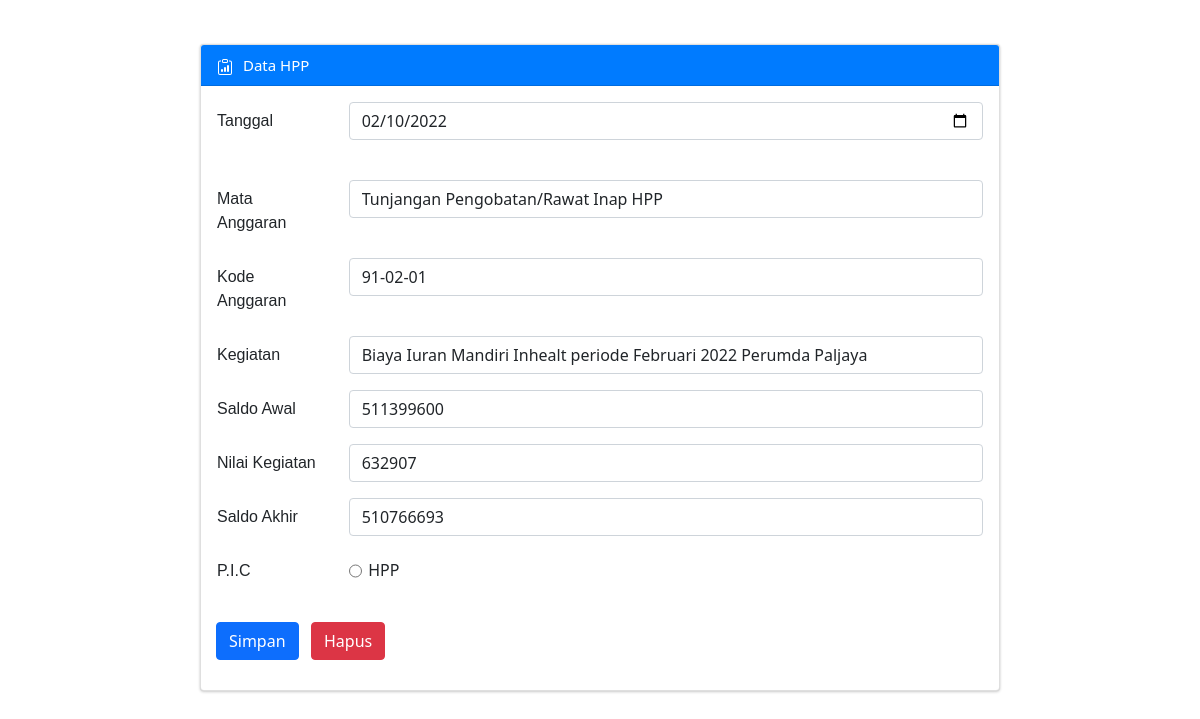
/pages/user/inputdatahpp.php?op=edit&id=24 (signed in), run on the app's committed database.
### tables this page shows
CREATE TABLE `input` (
  `id` int(40) NOT NULL,
  `tanggal` date NOT NULL,
  `mataanggaran` varchar(250) NOT NULL,
  `kodeanggaran` varchar(250) NOT NULL,
  `nilaikegiatan` varchar(250) NOT NULL,
  `kegiatan` varchar(1000) NOT NULL,
  `saldoawal` varchar(250) NOT NULL,
  `saldoakhir` varchar(250) NOT NULL,
  `pic` enum('HPP','Umum') NOT NULL
);

### pages/user/inputdatahpp.php (the view, shortened to what this page needs)
<?php
$host       = "localhost";
$user       = "root";
$pass       = "";
$db         = "sistem";
$koneksi    = mysqli_connect($host, $user, $pass, $db);
$tanggal        = "";
$mataanggaran   = "";
$kodeanggaran   = "";
$nilaikegiatan  = "";
$kegiatan       = "";
$saldoawal      = "";
$saldoakhir     = "";
if (isset($_GET['op'])) {
    $op = $_GET['op'];
} else {
    $op = "";
}
if ($op == 'edit') {
    $id                = $_GET['id'];
    $sql2              = "select * from input where id = '$id'";
    $q2                = mysqli_query($koneksi, $sql2);
    $r2                = mysqli_fetch_array($q2);
    $tanggal           = $r2['tanggal'];
    $mataanggaran      = $r2['mataanggaran'];
    $kodeanggaran      = $r2['kodeanggaran'];
    $nilaikegiatan     = $r2['nilaikegiatan'];
    $kegiatan          = $r2['kegiatan'];
    $saldoawal         = $r2['saldoawal'];
    $saldoakhir        = $r2['saldoakhir'];
}
?>
<!DOCTYPE html>
<html lang="en">
<head>
  <link rel="stylesheet" type="text/css" href="../../assets/css/inputdata.css">
  <link rel="stylesheet" type="text/css" href="../../assets/css/adminlte.min.css">
    <link href="https://cdn.jsdelivr.net/npm/bootstrap@5.0.0-beta2/dist/css/bootstrap.min.css" rel="stylesheet">
</head>
<body>
    <br>
    <section class="content">
        <div class="mx-auto">
        <div class="card card-primary">
            <div class="card-header">
              <span style="margin-left: 10px; padding-top: 10px; font-size: 15px;">Data HPP</span>
            </div>
            <div class="card-body">
                <form action="" method="POST">
                   <div class="mb-3 row">
                        <label for="tanggal" class="col-sm-2 col-form-label" style="font-family: Arial; font-weight: 500;">Tanggal</label>
                        <div class="col-sm-10">
                            <input type="date" class="form-control" id="tanggal" name="tanggal" value="<?php echo $tanggal ?>">
                        </div>
                    </div>
                    <br>
                    <div class="mb-3 row">
                        <label for="mataanggaran" class="col-sm-2 col-form-label" style="font-family: Arial; font-weight: 400;">Mata Anggaran</label>
                        <div class="col-sm-10">
                            <input type="text" class="form-control" id="mataanggaran" name="mataanggaran" value="<?php echo $mataanggaran ?>">
                        </div>
                    </div>
                    <div class="mb-3 row">
                        <label for="kodeanggaran" class="col-sm-2 col-form-label" style="font-family: Arial; font-weight: 400;">Kode Anggaran</label>
                        <div class="col-sm-10">
                            <input type="text" class="form-control" id="kodeanggaran" name="kodeanggaran" value="<?php echo $kodeanggaran ?>">
                        </div>
                    </div>
                    <div class="mb-3 row">
                        <label for="kegiatan" class="col-sm-2 col-form-label" style="font-family: Arial; font-weight: 400;">Kegiatan</label>
                        <div class="col-sm-10">
                            <input type="text" class="form-control" id="kegiatan" name="kegiatan" value="<?php echo $kegiatan ?>">
                        </div>
                    </div>
                    <div class="mb-3 row">
                        <label for="saldoawal" class="col-sm-2 col-form-label" style="font-family: Arial; font-weight: 400;">Saldo Awal</label>
                        <div class="col-sm-10">
                            <input type="number" class="form-control" id="saldoawal" name="saldoawal" value="<?php echo $saldoawal ?>">
                        </div>
                    </div>
                    <div class="mb-3 row">
                        <label for="nilaikegiatan" class="col-sm-2 col-form-label" style="font-family: Arial; font-weight: 400;">Nilai Kegiatan</label>
                        <div class="col-sm-10">
                            <input type="number" class="form-control number" id="nilaikegiatan" name="nilaikegiatan" value="<?php echo $nilaikegiatan?>">
                        </div>
                    </div>
                    <div class="mb-3 row">
                        <label for="saldoakhir" class="col-sm-2 col-form-label" style="font-family: Arial; font-weight: 400;">Saldo Akhir</label>
                        <div class="col-sm-10">
                            <input type="text" class="form-control" id="saldoakhir" name="saldoakhir" value="<?php echo $saldoakhir?>">
                        </div>
                    </div>
                    <div class="mb-3 row">
                        <label for="pic" class="col-sm-2 col-form-label" style="font-family: Arial; font-weight: 400;">P.I.C</label>
                        <div class="col-sm-10">
                            <input type="radio" class="rounded-circle h-100" id="pic" name="pic" style="margin-left: 0%;" value="Hpp">
                            <span style="position: absolute; padding-top: 6px; margin-left: 1%;">HPP</span>
                        </div>
                    </div>
                    </div>
                    <a href="">
                    <div class="col-0">
                        <input type="submit" name="simpan" id="simpan"  value="Simpan" class="btn btn-primary" style="position: absolute; margin-left: 15px;"/>
                        <button type="button" class="btn btn-danger" style="margin-left: 110px; margin-bottom: 30px;">Hapus</button>
                    </div>
                    </a>
              </div>
            </div>
        </section>
     </body>
</html>

### pages/user/inputdatahpp.php (style rules this page uses)
.mx-auto { width: 800px }
.card { margin-top: 20px; }

### data on the page
input: tanggal "02/10/2022", mataanggaran "Tunjangan Pengobatan/Rawat Inap HPP", kodeanggaran "91-02-01", kegiatan "Biaya Iuran Mandiri Inhealt periode Februari 2022 Perumda Paljaya", saldoawal "511399600", nilaikegiatan "632907", saldoakhir "510766693"
